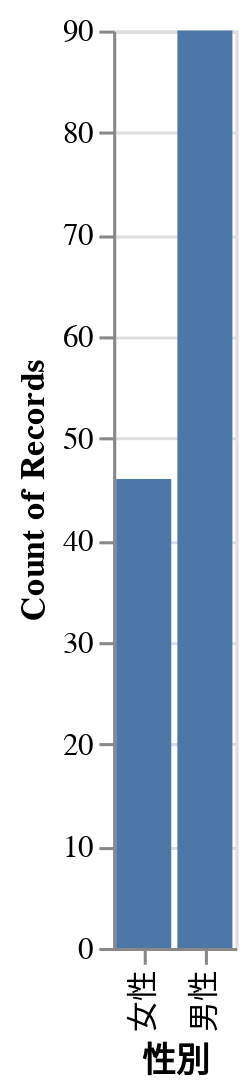

Notebook code cell kept with this figure:
### Code cell
alt.Chart(df).mark_bar().encode(
    alt.X("性別"),
    y='count()',
)

### Figure 1 — Vega-Lite specification as saved in the notebook (floating-point values rounded to 4 significant figures; data arrays with more than 128 entries replaced by an {"elided": "..."} marker saying what was removed)
{"config": {"view": {"continuousWidth": 400, "continuousHeight": 300}}, "data": {"name": "data-80f9a6001f25532c6d22858fd1fc390e"}, "mark": "bar", "encoding": {"x": {"type": "nominal", "field": "性別"}, "y": {"type": "quantitative", "aggregate": "count"}}, "$schema": "https://vega.github.io/schema/vega-lite/v4.0.2.json", "datasets": {"data-80f9a6001f25532c6d22858fd1fc390e": {"elided": "136 records"}}}
